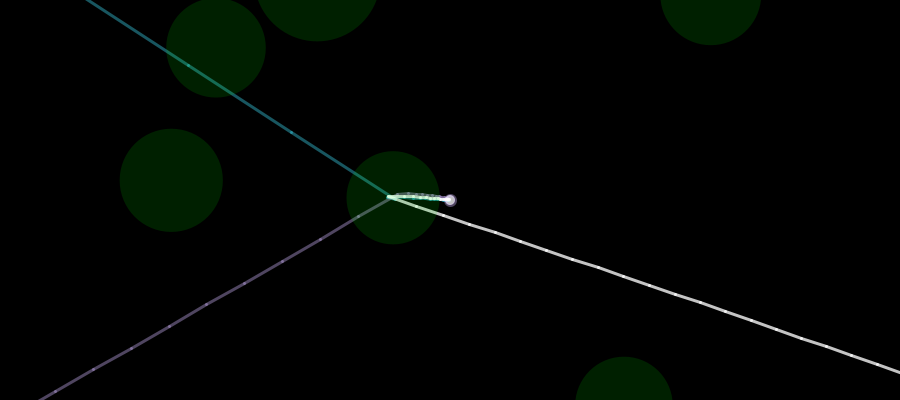
Frame 1 (no input)
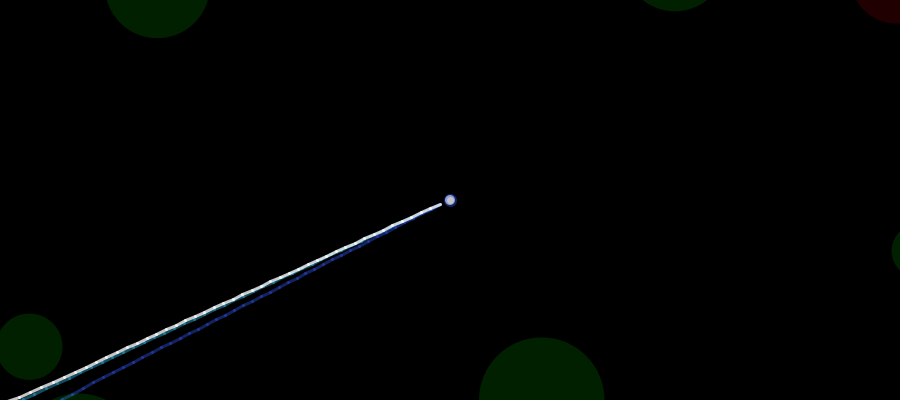
Frame 60 (the mouse pressed at the canvas centre just before this capture)
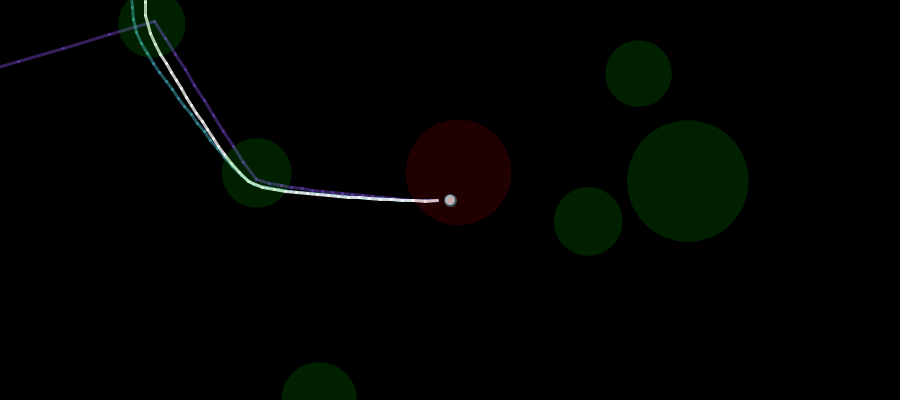
Frame 120 (the mouse held since frame 60 and released just before this capture)

The Processing sketch that drew these frames (run headless with seeded random() and noise(); from frame 60 on, the mouse is pressed at the canvas centre):

// Processing sketch: processing_59991
// ── processing_59991.pde

/*

  orbit game where you launch off a planet and try to 
  leverage graviational forces and limited thrusters
  to escape the solar system and avoid obstacles along the way
  
*/

Level level;

void setup(){

  size(900,400);
  background(0);
  smooth();
  frameRate(30);
  
  level = new Level(50);
  noStroke();

}

void draw(){
  background(0);  
  level.Tick();
  level.Display();
}

void keyPressed(){
  
    if(key == ' ') { level = new Level(50);}
    
    float boosterMultiplier = 0.1;        
    if(key == 'w') { level.player.velocity.add(new PVector(0.0, -boosterMultiplier, 0.0)); }
    if(key == 'a') { level.player.velocity.add(new PVector(-boosterMultiplier, 0.0, 0.0)); }
    if(key == 's') { level.player.velocity.add(new PVector(0.0, boosterMultiplier, 0.0)); }
    if(key == 'd') { level.player.velocity.add(new PVector(boosterMultiplier, 0.0, 0.0)); }    
  
}

class Planet {

  PVector position;
  float mass;
  float displayRadius;
  boolean bVisited;

  Planet() {  
    float initRange = 1000.0;
    position = new PVector(random(-initRange, initRange), random(-initRange, initRange));
    mass = random(400.0, 1300.0);  
    displayRadius = mass * 0.1;
    bVisited = false;
  }  
  void Display(float _zoom, Ship _player) {
    noStroke();
    pushMatrix();
    translate(width*0.5, height*0.5);
    translate((position.x - _player.position.x) * _zoom, (position.y - _player.position.y) * _zoom);
    if(bVisited)fill( 255, 0, 0, 32 );
    else fill( 0, 255, 0, 32);
    ellipse( 0, 0, displayRadius * _zoom, displayRadius * _zoom );          
    popMatrix();
  }
}

float GRAVITY_MULTIPLIER = 1.0;

class Ship {

  ArrayList futurePath;  

  ArrayList planets;  // passed in from the level at creation so that it does not need to be

  PVector position;
  PVector velocity;
  float mass;
  float fuel;

  Ship(ArrayList _planets) {  
    mass = 1.0;
    position = new PVector(width*0.5, height*0.5);
    velocity = new PVector(0.0, 0.0);  
    futurePath = new ArrayList();

    planets = _planets;
    fuel = 1000.0;
  }

  // Draws the ship to the screen      
  void Display(float _zoom) {  
    fill( 255, 196 );
    ellipse( width * 0.5, height * 0.5, 10, 10);  
    strokeWeight(3);
    stroke(255, 255, 255, 196);
    DisplayPossiblePath(_zoom, futurePath);
  }  

  // Calculates the gravitational forces of all the planets for an input position
  // returns a vector of the sum of the forces
  PVector NBody(PVector pos) {

    PVector returnVector = new PVector(0.0, 0.0, 0.0);    
    for (int i = 0; i < planets.size(); i++) {
      Planet thisPlanet = (Planet) planets.get(i);            
      float distance = PVector.dist(pos, thisPlanet.position);
      float force = ((mass * thisPlanet.mass) / (distance*distance)) * GRAVITY_MULTIPLIER;
      PVector distanceVector = PVector.sub(thisPlanet.position, pos);
      distanceVector.normalize(); 
      distanceVector.mult(force);
      returnVector.add(distanceVector);
    }
    return returnVector;
  } 

  void Tick() {
    velocity.add(NBody(position));        
    position.add(velocity);
    PredictPath(futurePath, position, velocity);
    CorrectPath();
    CheckPlanetVisit();
    fuel += 10.0;
   //println(fuel);
  }    

  void CheckPlanetVisit() {

    for (int i = 0; i < planets.size(); i++) {
      Planet testPlanet = (Planet) planets.get(i);
      if (position.dist(testPlanet.position) < testPlanet.displayRadius *0.5) { 
        testPlanet.bVisited = true;
      }
    }
  }

  void PredictPath(ArrayList possiblePath, PVector pos, PVector vel) {
    int pathRange = 128;
    possiblePath.clear();
    PVector futurePosition = new PVector(pos.x, pos.y, pos.z);    
    PVector futureVelocity = new PVector(vel.x, vel.y, vel.z);
    for (int i = 0; i < pathRange; i++) {
      futureVelocity.add(NBody(futurePosition));
      futurePosition.add(futureVelocity);
      possiblePath.add(new PVector(futurePosition.x, futurePosition.y, futurePosition.z));
    }
  }

  void CorrectPath() {
    float currentPlanetHit = CalculatePlanetHit(futurePath);    
   //println("Current Hit Rating :: "+currentPlanetHit);

    int numberOfPathsToCheck = 1;

    float[] pathScores;
    pathScores = new float[5];

    float mutationRange = 0.5;

    for (int i = 0; i < numberOfPathsToCheck; i++) {
      ArrayList testPath = new ArrayList();

      PVector testVelocity = new PVector(velocity.x + random(-mutationRange, mutationRange), velocity.y + random(-mutationRange, mutationRange), 0.0);
      PredictPath(testPath, position, testVelocity);
      strokeWeight(3);
      stroke(random(255), random(255), 255, 96);      
      DisplayPossiblePath(1.0, testPath);
      if (CalculatePlanetHit(testPath) > currentPlanetHit && fuel > 0.0) { 
       //println("better");
        fuel -= 100.0;
        velocity.set(testVelocity.x, testVelocity.y, testVelocity.z);
      }
    }
  } 

  // checks a predicted path for planet collision and returns a rating value
  float CalculatePlanetHit(ArrayList pathToCheck) {
    float returnValue = 0.0;
    int planetHits = 0;
    for (int i = 0; i < planets.size(); i++) {
      Planet testPlanet = (Planet) planets.get(i);
      if (!testPlanet.bVisited) {
        for (int j = 0; j < pathToCheck.size(); j++) {
          PVector testPosition = (PVector) pathToCheck.get(j);

          returnValue += (1.0 / testPosition.dist(testPlanet.position));
          if (testPosition.dist(new PVector(0.0, 0.0, 0.0)) > 10000.0) { 
            returnValue *= 0.01;
          }
          if (testPosition.dist(testPlanet.position) < testPlanet.displayRadius*0.1) { 
            returnValue *= 0.0001;
          }
        }
      }
    }  
    return returnValue;
  }

  void DisplayPossiblePath(float _zoom, ArrayList pathToDisplay) {
    PVector futurePosition0 = new PVector();
    PVector futurePosition1 = new PVector();
    for (int i = 0; i < pathToDisplay.size()-1; i++) {
      pushMatrix();
      translate(width * 0.5, height * 0.5);

      futurePosition0 = (PVector) pathToDisplay.get(i);        
      futurePosition1 = (PVector) pathToDisplay.get(i+1);
      line((futurePosition0.x - position.x) * _zoom, (futurePosition0.y - position.y) * _zoom, (futurePosition1.x - position.x) * _zoom, (futurePosition1.y - position.y) * _zoom);                        

      popMatrix();
    }
  }
}

class Level {
   
  // Faux global scope object  
  ArrayList planets;  
  Ship player;
  
  // display variables
  float displayZoomScale;
  
  Level(int numberOfPlanets){  
    planets = new ArrayList();    
    CreatePlanets(numberOfPlanets);
    player = new Ship(planets);
  }    

  void CreatePlanets(int _numberOfPlanets){
    planets.clear();
    for(int i = 0; i < _numberOfPlanets; i++){    
      planets.add(new Planet());    
    }  
  }
  void Tick(){
    player.Tick();  
    player.CorrectPath();
    //println(player.velocity.mag());    
  }
  void Display(){  
    
    PVector lastPointInFuturePath = (PVector) player.futurePath.get(player.futurePath.size()-1);
    float distanceToFuturePath = player.position.dist(lastPointInFuturePath);
    //println("Distance To Center: "+distanceToFuturePath);
    
    displayZoomScale = 1.0;
    
    player.Display(1.0);
    
    for(int i = 0; i < planets.size(); i++){
      Planet thisPlanet = (Planet)planets.get(i);
      thisPlanet.Display(displayZoomScale, player);
    }
    
  }

}
